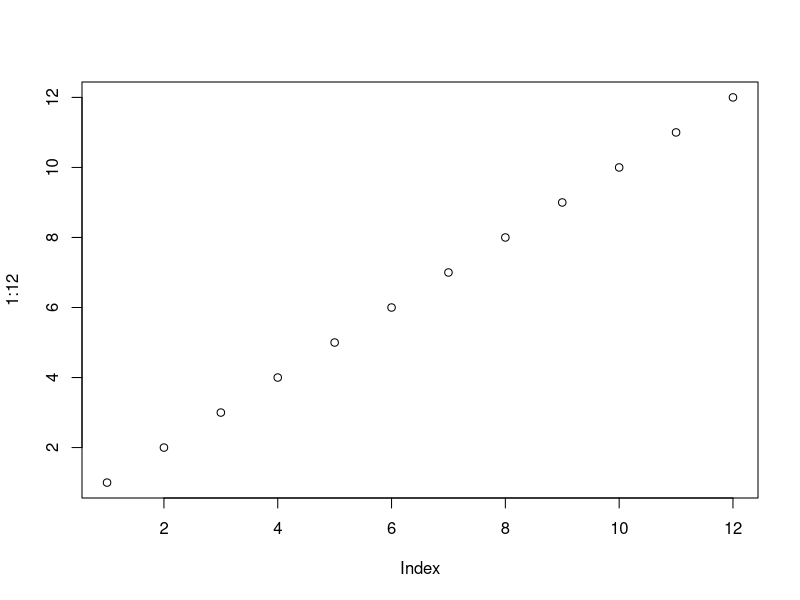
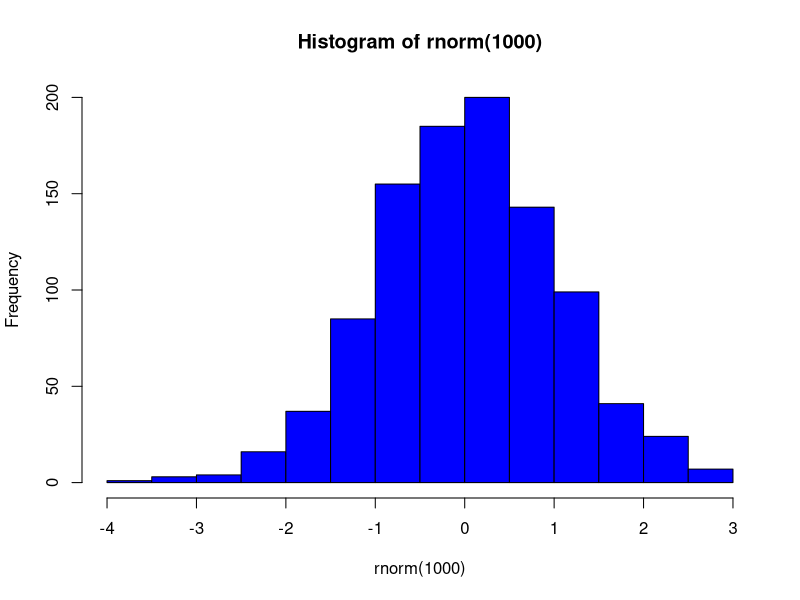
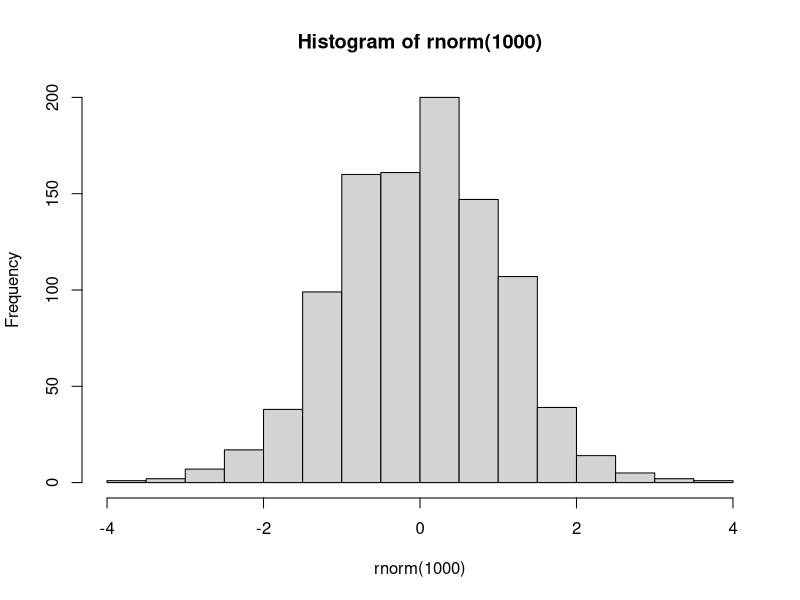

Generate these figures, in order, with R:
## ---- chunk 1
knitr::opts_chunk$set(echo = TRUE, warning = FALSE, message = FALSE, fig.width = 10, fig.height = 6)
## ---- chunk 2
plot(1:12)
## ---- chunk 3
hist(rnorm(1000), col="blue")
## ---- chunk 4
hist(rnorm(1000))
